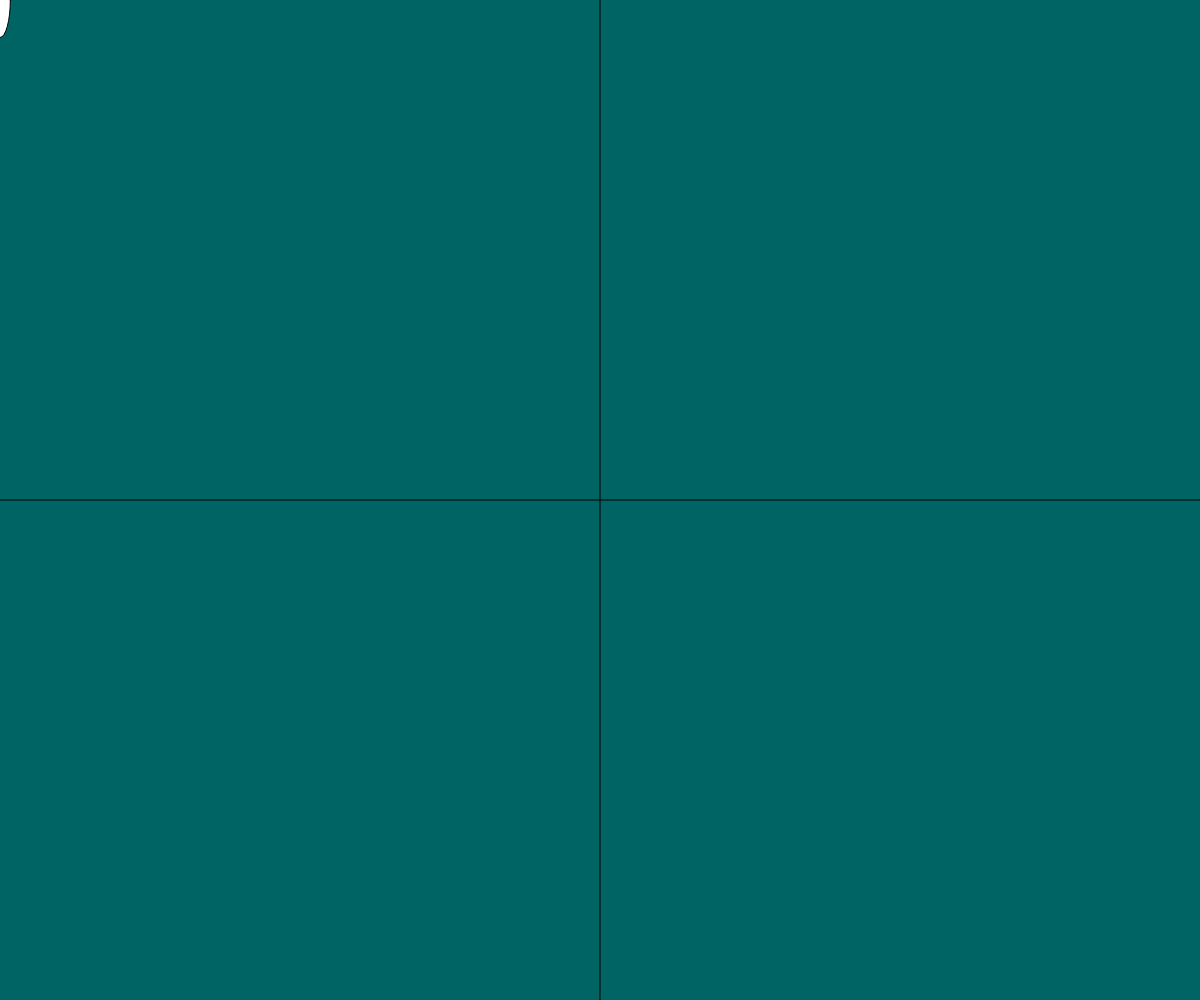
Frame 1 (no input)
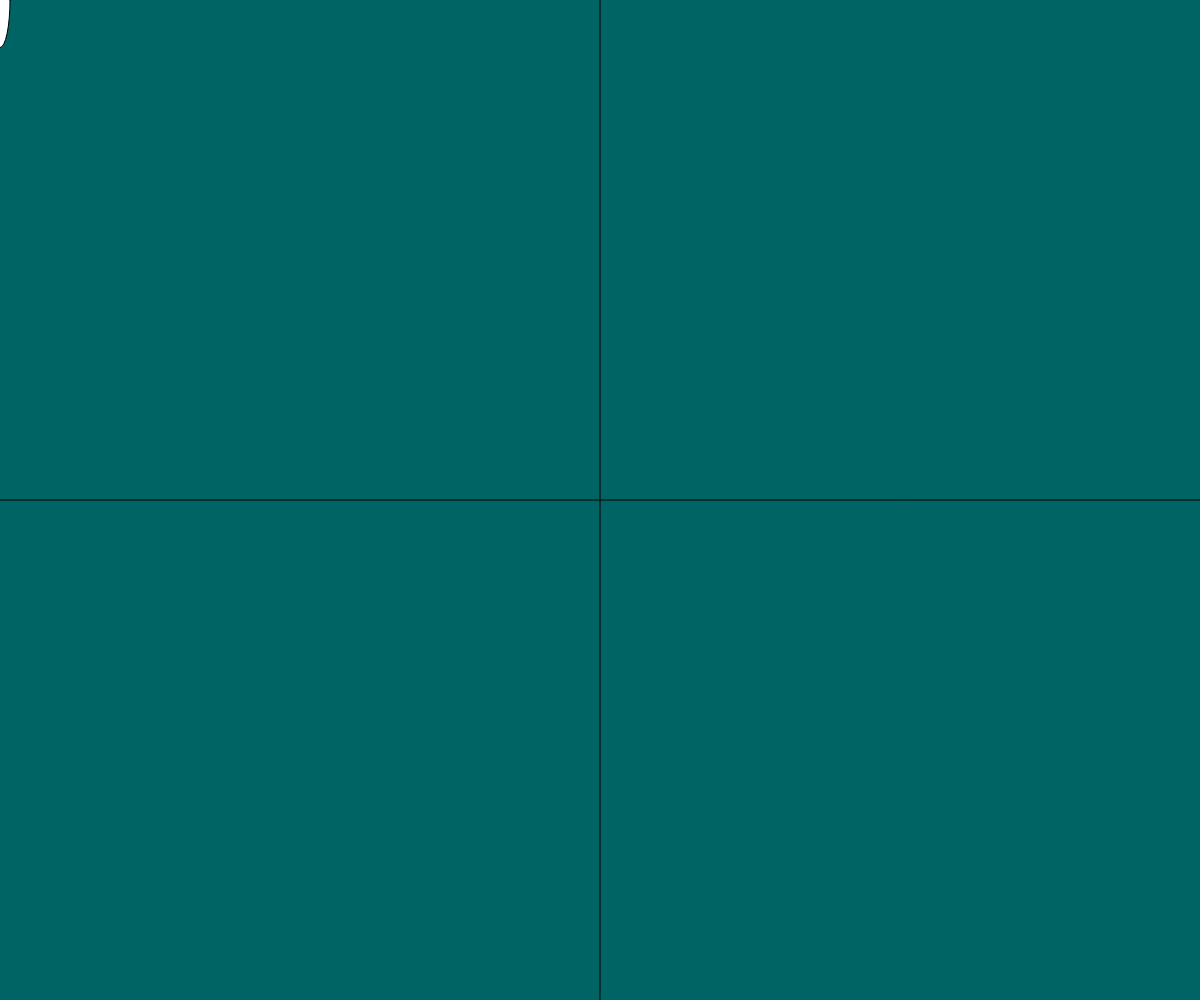
Frame 60 (no input)
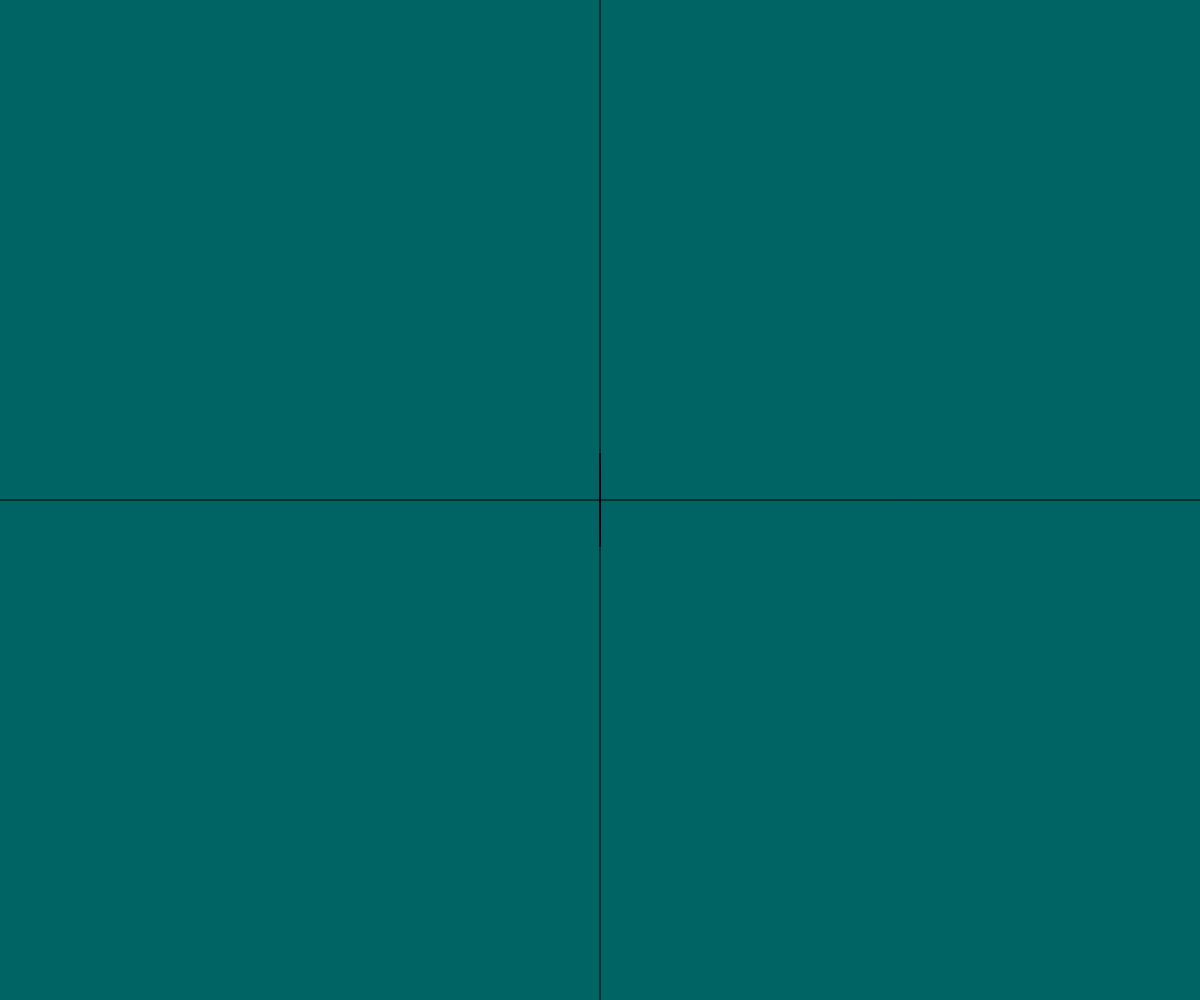
Frame 120 (the mouse pressed at the canvas centre since frame 60)

The p5.js sketch that drew these frames (run headless with seeded random() and noise() and a simulated clock; from frame 60 on, the mouse is pressed at the canvas centre):

// p5.js sketch
// ── sketch.js
//GLOBAL VARIABLES 

function setup() {
  // put setup code here
  createCanvas(innerWidth, innerHeight); // 
  //noStroke();
  fill(255, 0, 0);
  background(0);
  //ellipse(150, 150, 50, 50); //position, size 
  console.log(' a random number: ' + random(100)); //same as println in processing  // but WHY it appears a single log?
 



}

function draw() {
  // put drawing code here
  background(0, 100, 100);
  fill(0, 0, 255);
  line(width/2, 0, width/2, height);
  line(0, height/2, width, height/2);

  //ellipse(mouseX, mouseY, mouseX/2, 50);
  if(mouseX > width / 2 && mouseY < height/2){
    fill(0, 255, 0);
  } else if(mouseX < width/2 && mouseY < height/2){
    fill(255);
  } else if(mouseX > width/2 && mouseY > height/2){
    fill(255, 0, 0);
  } else if(mouseX < width / 2 && mouseY > height/2){
    fill(0, 0, 255);
  }
  
  ellipse(mouseX, mouseY, random(100), random(100));

}

/* this function makes your canvas responsive  */

function windowResized(){
  resizeCanvas(innerWidth, innerHeight); 


}
